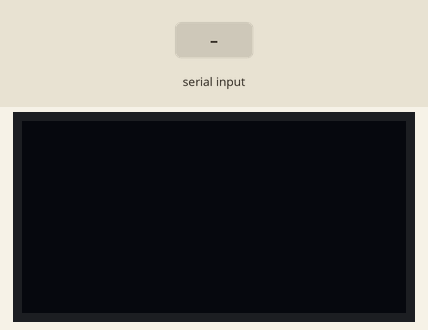
This sketch was run on a simulated Arduino Nano, built with avr-gcc and run on an emulated ATmega328P. Shown: 128×64 one-colour display. The test bench sets the inputs (shaded band). What the sketch prints to the serial monitor is not drawn.

Above: at 1.2 s.
1.3 s: "1\n" received over Serial
At 3.2 s:
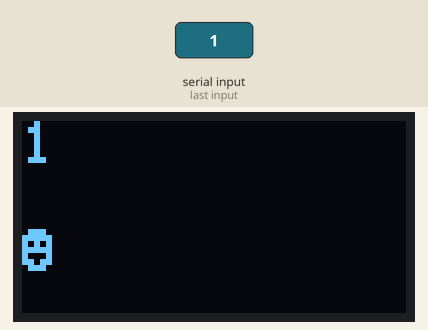
3.8 s: "0\n" received over Serial
At 6.0 s:
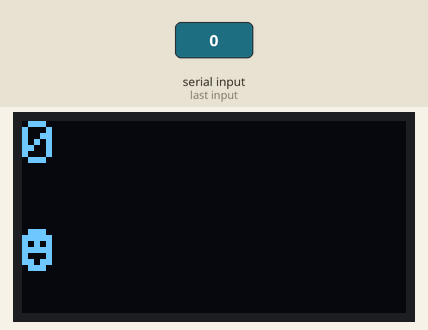
6.3 s: "2\n" received over Serial
At 8.1 s:
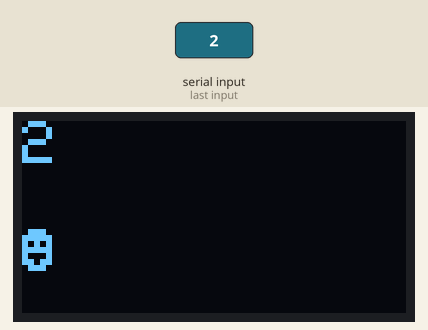
Timing chart, 0 to 9.6 s (numbered marks = the images above; inputs shaded):
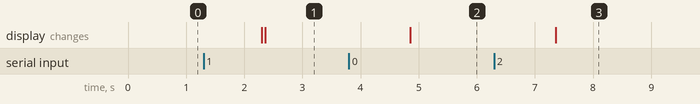

The sketch:

main.ino
```cpp
#include "EcranLcd.h"
#include "Capteurs.h"
#include "Joystick.h"
#include "ArduinoOtherFonctions.h"


void setup()
{
Serial.begin(9600); //Initialisation de la communication avec la console


}

void loop()
{


  Capteurs capteur;
  Joystick joystick;
  EcranLcd ecran;


  //capteur.LireValeur();

  //capteur.SendValToSerial();

  //joystick.LireJoystick(A0,A1,7);
  // joystick.SendPositionJoystickToSerialPort();

String readStr = Serial.readStringUntil(";");
if(readStr.length() > 0)
{
    int nbResult;
    char ** splited = ArduinoOtherFonctions::splitString(readStr.c_str(), ",", &nbResult);


for(int i = 0; i < nbResult; i++)
{
       Serial.println(splited[i]);
       ecran.LCD(splited[i]);
}

}


}
```

ArduinoOtherFonctions.cpp
```cpp
#include "ArduinoOtherFonctions.h"
#include "Arduino.h"


char ** ArduinoOtherFonctions::splitString(char * str, char * delimiters, int * nbResult)
{
    char ** result = NULL;
    int i, j, k;
    int isDelimiter;
    int nbPart = 0;

    // Est-ce qu'il y a quelque chose à découper ?
    if(strlen(str) > 0)
    {
        nbPart = 1;
    }

    // Compter le nombre de partie dans la chaine à découper :
    for(i = 0; i < strlen(str); i++)
    {
        for(j = 0; j < strlen(delimiters); j++)
        {
            if(str[i] == delimiters[j])
            {
                // Vérification du prochain caractere (ça ne doit pas être un séparateur !)
                isDelimiter = 0;
                if(strlen(str) > i + 1)
                {
                    for(k = 0; k < strlen(delimiters); k++)
                    {
                        if(str[i+1] == delimiters[k])
                        {
                            isDelimiter = 1;
                            break;
                        }
                    }
                }
                else
                {
                    isDelimiter = 1;
                }

                if(isDelimiter == 0)
                {
                    nbPart++;
                }
            }
        }
    }

    // Si il y a un contenu à découper :
    if(nbPart > 0)
    {
        // Allocation d'un tableau suffisamment grand pour contenir tous les résultats.
        result = malloc(nbPart * sizeof(char*));

        // Découpage de la chaine :
        char * token = strtok(str, ",");
        i = 0;
        result[i++] = token;
        while(token != NULL)
        {
            token = strtok(NULL, ",");
            result[i++] = token;
        }
    }

    // Retour info nombre de résultat à l'appelant :
    if(nbResult != NULL)
        *nbResult = nbPart;

    return result;
}
```

ArduinoOtherFonctions.h
```cpp
#include "Arduino.h"

class ArduinoOtherFonctions
{
  public:

    static char** splitString(char * str, char * delimiters, int * nbResult); // fonction qui permet de decouper la string
};
```

Capteurs.cpp
```cpp
#include "Capteurs.h"
#include "Arduino.h"

// ----------------------------------------------------------------------------
// methode permettant de relever les valeurs des potentiomètres

int Capteurs::LireValeur()   // int Capteurs::LireValeur(int*tab)
{
  for (int i = 0; i < 8; i++)
      {
        Val[i] = analogRead(pin[i]);

      }
}

// -----------------------------------------------------------------------------
// methode permettant d'envoyer les valeurs des potentiomètres sur le port série

int Capteurs::SendValToSerial()
{
  for (int ii = 0; ii < 8; ii++)
  {
    Serial.print("Case du tableau n*");
    Serial.print(ii);
    Serial.print("  =  ");
    Serial.println(Val[ii]);
    delay(1000);
  }
}
// ----------------------------------------------------------------------------
```

Capteurs.h
```cpp
#include "Arduino.h"

#define NBPinAnalog 8
#define NBValeurALire 8

class Capteurs
{

private :

char pin[NBPinAnalog] = {A0,A1,A2,A3,A4,A5,A6,A7};
int Val[NBValeurALire];


public:

int LireValeur();
int SendValToSerial();


};
```

Joystick.cpp
```cpp
#include "joystick.h"
#include "Arduino.h"

// ----------------------------------------------------------------------------

// Methode permettant de relever les valeurs du joystick
int Joystick::LireJoystick(char PinX, char PinY, int PinBP)
{
  //int X  ; // Valeur potentiomètre horizotal
  //int Y ; // Valeur potentiomètre Vertical
  //int BP ; // bouton poussoir
  //String  EtatX; // etat potentiomètre horizontal
  //String EtatY; // etat potentiomètre vertical
  //String EtatBP; // etat Bouton Poussoir

  pinMode (PinBP,INPUT);
  digitalWrite(PinBP, HIGH);


  X= analogRead(PinX);
  Y= analogRead(PinY);

  BP= digitalRead(PinBP);


 //delay(1000);
}


//----------------------------------------------------------------------------
//Methode permettant d'envoyer les positions du joystick sur le port série

int Joystick::SendPositionJoystickToSerialPort()
{
  String  EtatX; // etat potentiomètre horizontal
  String EtatY; // etat potentiomètre vertical
  String EtatBP; // etat Bouton Poussoir

  if (X<480)
  {
    EtatX= "bas";
  }
  else if (X>550)
  {
    EtatX= "haut";
  }
  else
  {
    EtatX = "neutre";
  }

// ----------------------------

  if (Y<500)
  {
    EtatY= "gauche";
  }
  else if (Y>530)
  {
    EtatY= "droite";
  }
  else
  {
    EtatY = "neutre";
  }

// ------------------------
  if (BP==1)
  {
    EtatBP = "BP relache";
  }
  else
  {
    EtatBP = "BP enfonce";
  }

  Serial.print("Potentiometre horizontal :  ");
  Serial.println(EtatX);

  Serial.print("Potentiometre vertical :  ");
  Serial.println(EtatY);

  Serial.print("Bouton Poussoir :   ");
  Serial.println(EtatBP);


  delay(1000);

}
```

Joystick.h
```cpp
#include "Arduino.h"

class Joystick
{
  private:

  int X  ; // Valeur potentiomètre horizotal
  int Y ; // Valeur potentiomètre Vertical
  int BP ; // bouton poussoir


  public:

    int LireJoystick(char PinX, char PinY, int PinBP); // Methode permettant de relever les valeurs du joystick
    int SendPositionJoystickToSerialPort(); //Methode permettant d'envoyer les positions du joystick sur le port série


};
```

EcranLcd.cpp
```cpp
#include "EcranLcd.h"
#include "U8glib.h"

#include <Wire.h>
#include <Adafruit_GFX.h>
#include <Adafruit_SH1106.h>

 Adafruit_SH1106 display(23);


void EcranLcd::AffichageLcd(char sequence_name, char equipement_name, char cannaux_dmx[8])
{


}


void EcranLcd::EnvoyerDataAuLcd(char sequence_name, char equipement_name, char cannaux_dmx[8])
{

}


void EcranLcd::LCD(char Data[4])
{


  display.begin();
  display.clearDisplay();

  display.setCursor(0, 0);
  display.setTextColor(WHITE);
  display.setTextSize(2);
  display.print(Data[0]);

  display.setCursor(0, 12);
  display.setTextSize(2);
  display.print(Data[1]);

  display.setCursor(0, 24);
  display.setTextSize(2);
  display.print(Data[2]);

  display.setCursor(0, 36);
  display.setTextSize(2);
  display.print(Data[3]);

  display.setCursor(0, 48);
  display.setTextSize(2);
  display.print(Data[4]);

  display.display();
  delay(1000);
  display.clearDisplay();


}
```

EcranLcd.h
```cpp
#include "Arduino.h"

class EcranLcd
{
  public:

    void AffichageLcd(char sequence_name, char equipement_name, char cannaux_dmx[8]);

    void EnvoyerDataAuLcd(char sequence_name, char equipement_name, char cannaux_dmx[8]);

    void LCD(char Data[4]);


};
```

Measured:
- after the input at 3.8 s, the display: changes after 1.1 s (image 2)
- after the input at 6.3 s, the display: changes after 1.1 s (image 3)
